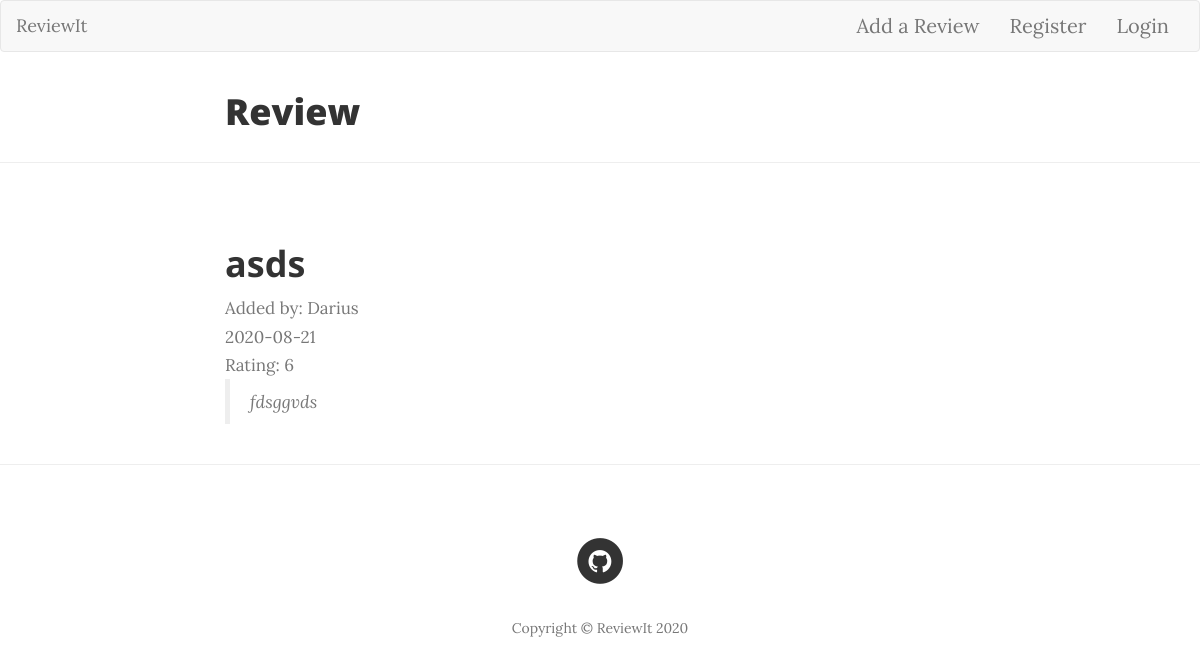
The app's page /review/17 with its own data.
### flaskreview/models.py (models this page shows, shortened)
class Review(db.Model):
    id = db.Column(db.Integer, primary_key=True)
    title = db.Column(db.String(100), nullable=False)
    description = db.Column(db.Text, nullable=False)
    rating = db.Column(db.Integer, nullable=False)
    country = db.Column(db.String(100))
    city = db.Column(db.String(100))
    date_created = db.Column(db.DateTime, nullable=False, default=datetime.utcnow)
    pictures = db.Column(db.String(20))
    user_id = db.Column(db.Integer, db.ForeignKey('user.id'), nullable=False)

class User(db.Model, UserMixin):
    id = db.Column(db.Integer, primary_key=True)
    username = db.Column(db.String(20), unique=True, nullable=False)
    email = db.Column(db.String(120), unique=True, nullable=False)
    password = db.Column(db.String(60), nullable=False)
    reviews = db.relationship('Review', backref='author', lazy=True)

### flaskreview/reviews/routes.py (the view)
@reviews.route('/review/<int:review_id>')
def review(review_id):
    review = Review.query.get_or_404(review_id)
    return render_template('review.html', title='Review', header='Review', review=review)

### flaskreview/templates/review.html (shortened to what this page needs)
{% extends 'base.html' %}
{% block content %}
    <article>
        <div class="container">
            <div class="row">
                <div class="col-lg-8 col-lg-offset-2 col-md-10 col-md-offset-1">
                    <div class="post-preview">
                        <h2 class="section-heading">{{ review.title }}</h2>
                        <small class="text-muted"> Added by: {{ review.author.username }} </small>
                        <br>
                        <small class="text-muted">{{ review.date_created.strftime('%Y-%m-%d') }}</small>
                        <br>
                        <small class=" text-muted">Rating: {{ review.rating }}</small>
                        <br>
                        <blockquote>{{ review.description }}</blockquote>
    </article>
    <hr>
 {% endblock content %}

### records on screen
Review: title "asds", date_created "2020-08-21", rating "6", description "fdsggvds"
User: author.username "Darius"

### other values on screen
{{ header }} "Review"
